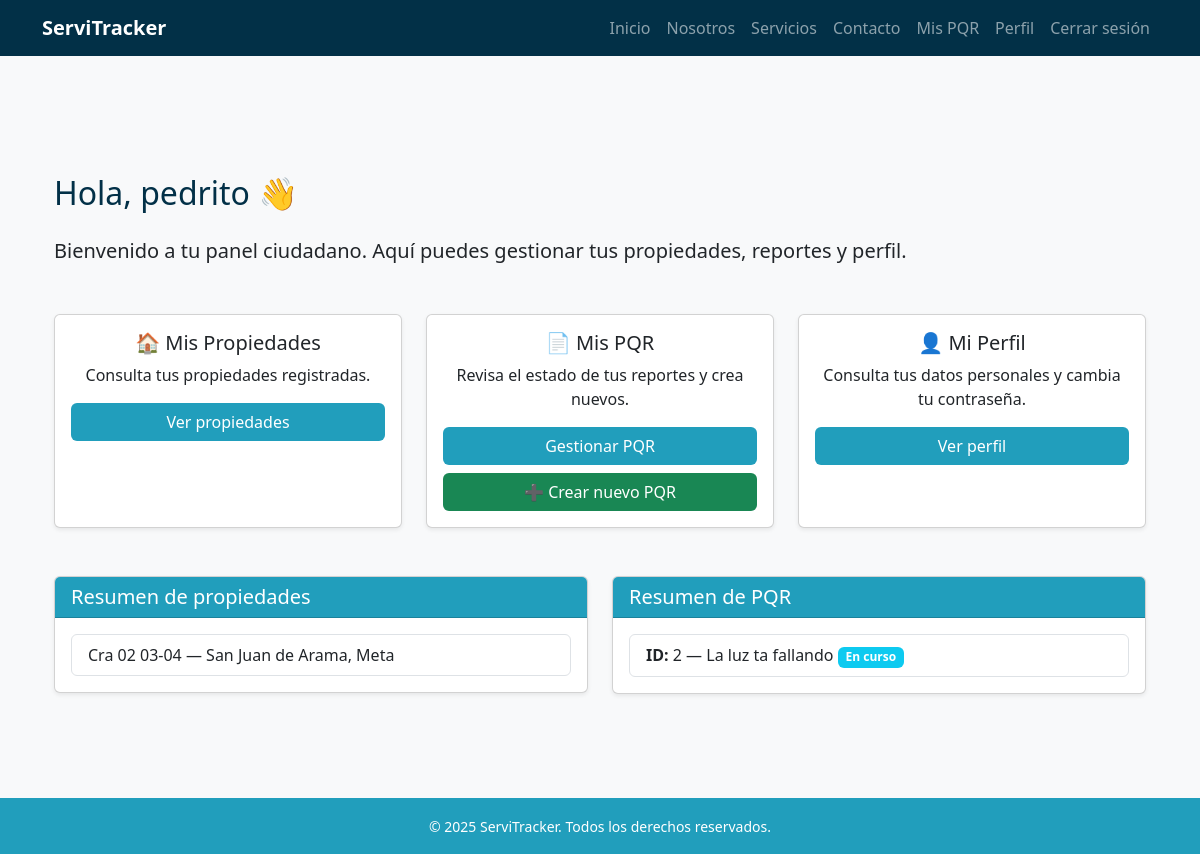
The app's page /usuarios/dashboard/ (signed in), older data.
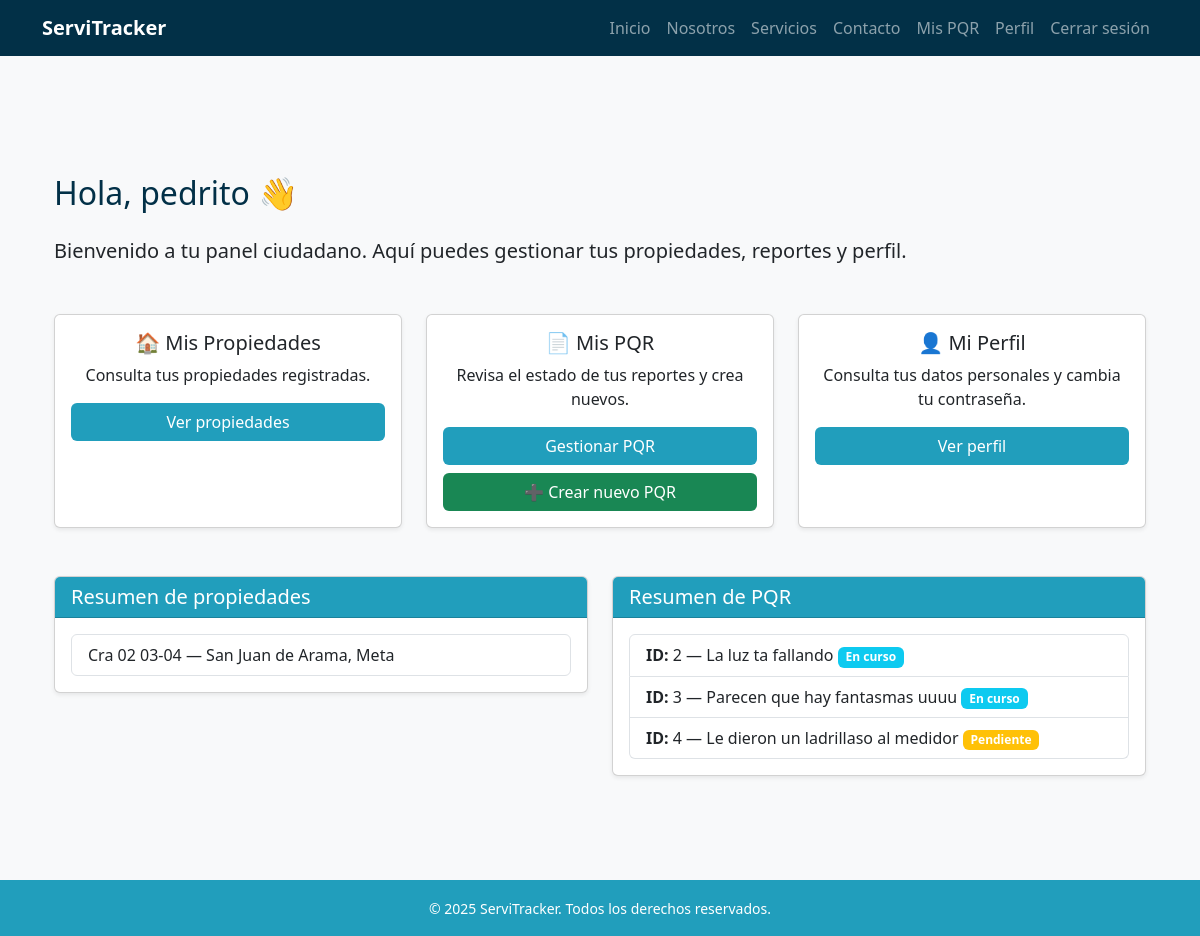
The same page, newer data.
### propiedades/models.py (models this page shows, shortened)
class Propiedad(models.Model):
    usuario = models.ForeignKey(
        settings.AUTH_USER_MODEL,
        on_delete=models.CASCADE,
        related_name='propiedades'
    )
    departamento = models.CharField(max_length=100)
    ciudad = models.CharField(max_length=100)
    direccion = models.CharField(max_length=200)
    activa = models.BooleanField(default=True)

### pqr/models.py (models this page shows, shortened)
class PQR(models.Model):
    ciudadano = models.ForeignKey(
        settings.AUTH_USER_MODEL,
        on_delete=models.SET_NULL,
        null=True,
        blank=True,
        related_name="pqrs_ciudadano"
    )
    propiedad = models.ForeignKey(
        Propiedad,
        on_delete=models.SET_NULL,
        null=True,
        blank=True
    )
    direccion = models.CharField(max_length=255, blank=True, null=True)
    departamento = models.CharField(max_length=100, blank=True, null=True)
    ciudad = models.CharField(max_length=100, blank=True, null=True)
    telefono_contacto = models.CharField(max_length=20, unique=True, null=True, blank=True)
    tipo_falla = models.ForeignKey(TipoFalla, on_delete=models.PROTECT)
    descripcion = models.TextField()
    estado = models.ForeignKey(EstadoPQR, on_delete=models.PROTECT)
    tecnico_asignado = models.ForeignKey(
        settings.AUTH_USER_MODEL,
        on_delete=models.SET_NULL,
        null=True,
        blank=True,
        related_name="pqrs_tecnico"
    )
    agente_revisor = models.ForeignKey(
        settings.AUTH_USER_MODEL,
        on_delete=models.SET_NULL,
        null=True,
        blank=True,
        related_name="pqrs_agente"
    )
    observacion_tecnico = models.TextField(blank=True, null=True)
    fecha_creacion = models.DateTimeField(auto_now_add=True)
    fecha_actualizacion = models.DateTimeField(auto_now=True)

class EstadoPQR(models.Model):
    nombre = models.CharField(max_length=50)

### usuarios/views.py (the view)
# urls.py: path("dashboard/", views.dashboard_ciudadano, name="dashboard_ciudadano"),
@login_required
def dashboard_ciudadano(request):
    if request.user.rol != "ciudadano":
        return redirect("index")
    propiedades = Propiedad.objects.filter(usuario=request.user)
    pqr = PQR.objects.filter(ciudadano=request.user)
    return render(request, "usuarios/dashboard_ciudadano.html", {
        "usuario": request.user,
        "propiedades": propiedades,
        "pqr": pqr,
    })

### templates/usuarios/dashboard_ciudadano.html (shortened to what the changed rows need)
{% extends 'base.html' %}
{% block content %}
<div class="container my-5">
    <h2 class="text-blue-dark mb-4">Hola, {{ usuario.nombres }} 👋</h2>
    <div class="row mt-5">
        <div class="col-md-6">
            <div class="card shadow-sm">
                <div class="card-body">
                    {% if propiedades %}
                        <ul class="list-group">
                            {% for propiedad in propiedades %}
                                <li class="list-group-item">
                                    {{ propiedad.direccion }} — {{ propiedad.ciudad }}, {{ propiedad.departamento }}
                                </li>
                            {% endfor %}
                        </ul>
                    {% else %}
                        <p>No tienes propiedades registradas.</p>
                    {% endif %}
                </div>
            </div>
        </div>
        <div class="col-md-6 mt-md-0 mt-4">
            <div class="card shadow-sm">
                <div class="card-body">
                    {% if pqr %}
                        <ul class="list-group">
                            {% for reporte in pqr %}
                                <li class="list-group-item">
                                    <strong>ID:</strong> {{ reporte.id }} — {{ reporte.descripcion }}
                                    <span class="badge
                                        {% if reporte.estado.nombre == 'Pendiente' %} bg-warning
                                        {% elif reporte.estado.nombre == 'En curso' %} bg-info
                                        {% elif reporte.estado.nombre == 'Resuelto' %} bg-success
                                        {% elif reporte.estado.nombre == 'Urgente' %} bg-danger
                                        {% elif reporte.estado.nombre == 'Muy urgente' %} bg-dark
                                        {% else %} bg-secondary
                                        {% endif %}">
                                        {{ reporte.estado.nombre }}
                                    </span>
                                </li>
                            {% endfor %}
                        </ul>
                    {% else %}
                        <p>No has creado PQR aún.</p>
                    {% endif %}
                </div>
            </div>
        </div>
    </div>
</div>
{% endblock %}

Row changes from the older to the newer data that the page shows:
added PQR: id "3", descripcion "Parecen que hay fantasmas uuuu", estado.nombre "En curso"
added PQR: id "4", descripcion "Le dieron un ladrillaso al medidor", estado.nombre "Pendiente"
